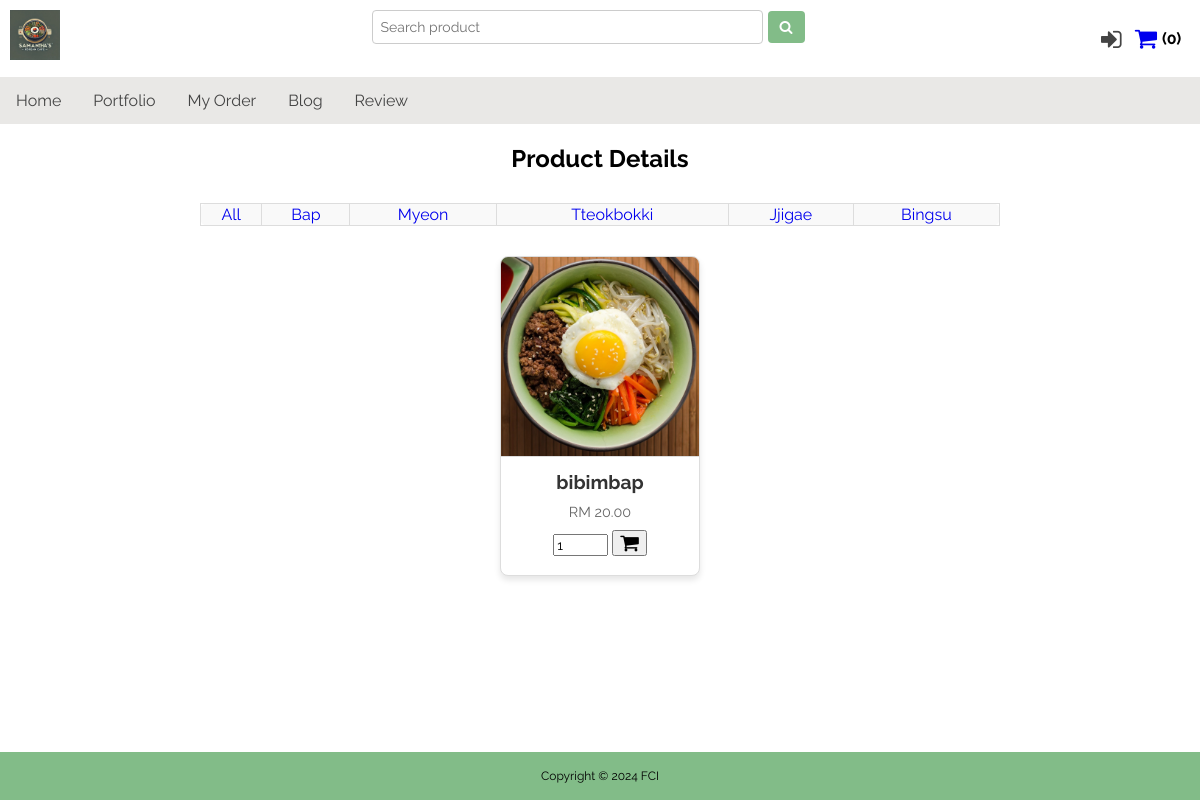
Screenshot of /ppms/portfolioDetail.php?id=29 with the database file from the repository.
### tables this page shows
CREATE TABLE `category` (
  `categoryID` int(11) NOT NULL,
  `categoryName` varchar(100) NOT NULL,
  `categoryDesc` varchar(100) NOT NULL,
  `createDate` timestamp NOT NULL DEFAULT current_timestamp()
);

CREATE TABLE `product` (
  `productID` int(11) NOT NULL,
  `productName` varchar(100) NOT NULL,
  `productImg` varchar(100) NOT NULL,
  `categoryID` int(11) NOT NULL,
  `productQty` int(11) NOT NULL,
  `productPrice` decimal(8,2) NOT NULL
);

### ppms/portfolioDetail.php (the view, shortened to what this page needs)
<?php
include("config/config.php");
if(isset($_GET['id'])){
	$productID = $_GET['id'];
	$sql_product = "SELECT * FROM product WHERE productID = $productID";
}
$result = mysqli_query($conn, $sql_product);
$rowcount = mysqli_num_rows($result);
?>
<!DOCTYPE html>
<html lang="en">
<head>
	<link rel="stylesheet" href="css/newstyle.css">
	<link rel="stylesheet" href="https://cdnjs.cloudflare.com/ajax/libs/font-awesome/4.7.0/css/font-awesome.min.css">
</head>
<body>
	<?php
		include("includes/userNav.php");
	?>
	<div class="container">
    <?php
      include("includes/topNav.php");
    ?>
  <main>
    <h2 style="text-align: center;">Product Details</h2>
    <div class="section">
  <table border="1" align="center">
    <tr>
      <?php
      $sql_categories = "SELECT * FROM category";
      $result_categories = mysqli_query($conn, $sql_categories);
      echo '<td><a href="portfolio.php?cat=0" style="text-decoration: none;">All</a></td>';
      if (mysqli_num_rows($result_categories) > 0) {
        while ($category = mysqli_fetch_assoc($result_categories)) {
          echo '<td><a href="portfolio.php?cat=' . $category['categoryID'] . '" style="text-decoration: none;">' . htmlspecialchars($category['categoryName']) . '</a></td>';
        }
      } else {
        echo '<td>No categories available</td>';
      }
      ?>
    </tr>
  </table>
</div>
    <div class="product-container">
        <?php
        if ($rowcount > 0) {
            while ($row = mysqli_fetch_assoc($result)) {
                echo '<div class="product-card">';
                echo '<img src="' . $row["productImg"] . '" alt="' . $row["productName"] . '">';
                echo '<h3>' . $row["productName"] . '</h3>';
                echo '<p> RM ' . $row["productPrice"] . '</p>';
                echo '<form method="post" action="cart_action.php?action=add&id=' . $row['productID'] . '">
                <input type="number" name="quantity" value="1" min="1" max="999"/>
                <button type="submit"><i class="fa fa-shopping-cart" style="font-size:20px"></i></button>
                </form>';
                echo '<br></div>';
            }
        } else {
            echo "No products found.";
        }
        ?>
    </div>
  </main>
  </div>
  <footer class="footer">
		<p>Copyright &copy; 2024 FCI</p>
	</footer>
</body>
</html>

### ppms/css/newstyle.css (style rules this page uses)
* { box-sizing: border-box; }
html, body { height: 100%; margin: 0; display: flex; flex-direction: column; font-family: "Raleway", sans-serif; background-color: #ffffff; }
.container { flex: 1; display: flex; flex-direction: column; }
table { width: 90%; max-width: 800px; margin: 0 auto; border-collapse: collapse; text-align: center; padding: 20px; background-color: #f9f9f9; border: 1px solid #ddd; border-radius: 8px; }
.footer { background-color: #82bc88; color: black; text-align: center; font-size: 12px; padding: 5px; margin-top: auto; }
input, textarea, select, select option, button { font-family: "Raleway", sans-serif; }
.section { padding: 10px; margin: auto; }

### ppms/portfolioDetail.php (style rules this page uses)
.product-container { display: flex; flex-wrap: wrap; gap: 20px; justify-content: center; margin: 20px; }
.product-card { width: 200px; border: 1px solid #ddd; border-radius: 8px; overflow: hidden; box-shadow: 0 4px 6px rgba(0, 0, 0, 0.1); text-align: center; background-color: #fff; transition: transform 0.3s, box-shadow 0.3s; }
.product-card img { width: 100%; height: 200px; object-fit: cover; border-bottom: 1px solid #ddd; }
.product-card h3 { font-size: 1.2em; margin: 10px 0; color: #333; }
.product-card p { font-size: 0.9em; color: #666; margin: 0 10px 10px; }

### rows the page displays
category: categoryName "Bap"
category: categoryName "Myeon"
category: categoryName "Tteokbokki"
category: categoryName "Jjigae"
category: categoryName "Bingsu"
product: productImg+productName (picture), productName "bibimbap", productPrice "20.00"
